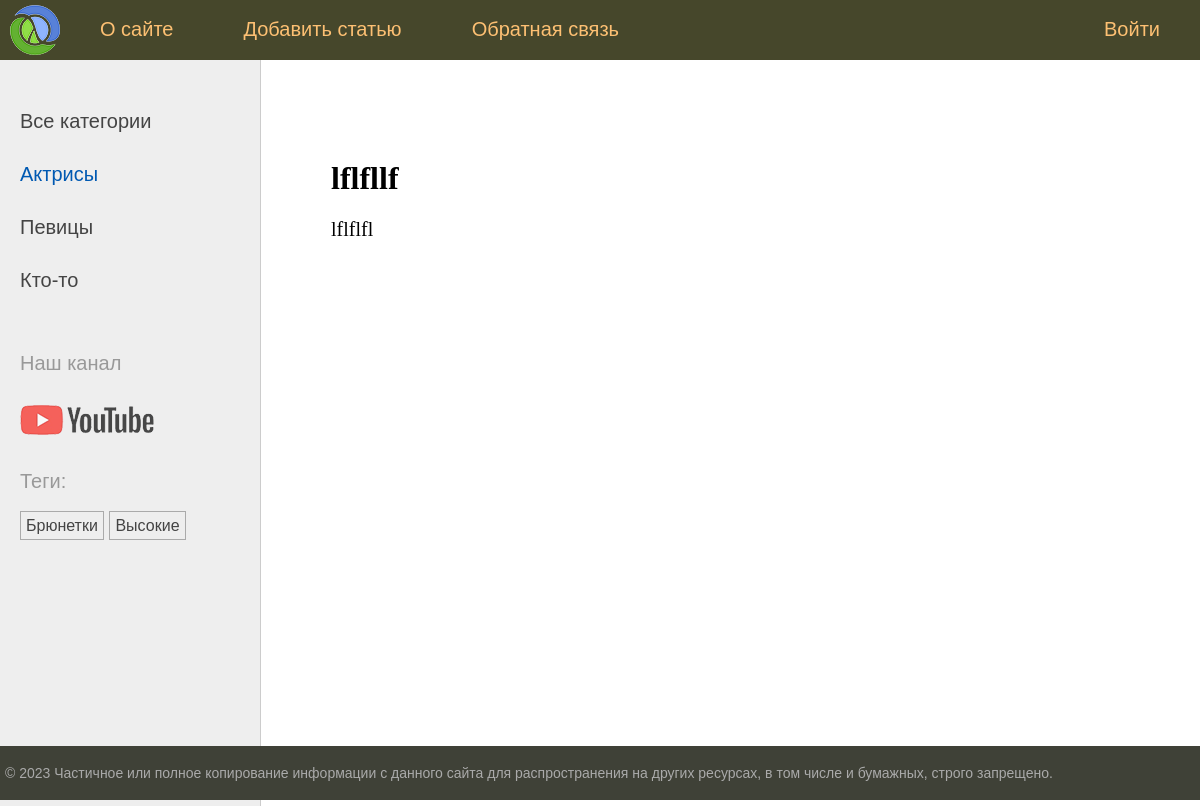
The page /post/lfllflf on the database its author committed.
### human/models.py (models this page shows, shortened)
class Menu(models.Model):
    title = models.CharField(max_length=100, db_index=True, unique=True)
    url_name = models.SlugField(max_length=255, unique=True, db_index=True)
    def get_absolute_url(self):
        if self.url_name == "home":
            return reverse("home")
        elif self.url_name == "about":
            return reverse("about")
        elif self.url_name == "addpage":
            return reverse("addpage")
        elif self.url_name == "login":
            return reverse("login")
        elif self.url_name == "contact":
            return reverse("contact")

class Category(models.Model):
    name = models.CharField(max_length=100, db_index=True, verbose_name="Предназначения")
    slug = models.SlugField(max_length=255, unique=True, db_index=True, verbose_name="Slug")
    def get_absolute_url(self):
        return reverse("category", kwargs={"cat_slug": self.slug})
    class Meta:
        verbose_name = "Категория"
        verbose_name_plural = "Категории"

class TagPost(models.Model):
    tag = models.CharField(max_length=100)
    slug = models.SlugField(max_length=255, unique=True, db_index=True)
    def get_absolute_url(self):
        return reverse("tag", kwargs={"tag_slug": self.slug})

class Human(models.Model):
    class Status(models.IntegerChoices):
        DRAFT = 0, "не опубликован"
        PUBLISH = 1, "Опубликован"
    title = models.CharField(max_length=255, verbose_name="Заголовки")
    slug = models.SlugField(max_length=255, unique=True, db_index=True, verbose_name='Адрес')
    content = models.TextField(blank=True, verbose_name="Контент")
    time_create = models.DateTimeField(auto_now_add=True, verbose_name="Дата создания")
    time_update = models.DateTimeField(auto_now=True, verbose_name="Дата обновления")
    is_published = models.BooleanField(choices=tuple(map(lambda x: (bool(x[0]), x[1]), Status.choices)),
                                       default=Status.DRAFT, verbose_name="Публикация")
    cat = models.ForeignKey("Category", on_delete=models.PROTECT, null=True, related_name="posts",
                            verbose_name="Категория")
    tags = models.ManyToManyField("TagPost", blank=True, related_name="tags", verbose_name="теги")
    husband = models.OneToOneField("Husband", on_delete=models.SET_NULL, null=True,
                                   blank=True, related_name="husband", verbose_name="Мужики")
    objects = models.Manager()
    published = PublishedModel()
    class Meta:
        verbose_name = "Мужики"
        verbose_name_plural = "Мужики"
        ordering = ["-time_create"]
        indexes = [
            models.Index(fields=["-time_create"]),
        ]

### human/views.py (the view)
# urls.py: path("post/<slug:post_slug>", views.show_post, name="post"),
def show_post(request, post_slug):
    post = get_object_or_404(Human, slug=post_slug)
    data = {"title": post.title, "post": post, "cat_selected": 1}
    return render(request, "human/post.html", data)

### human/templatetags/human_tags.py (called while the page is built)
@register.inclusion_tag("human/show_categories.html")
def show_categories(cat_selected=0):
    cats = Category.objects.annotate(total=Count("posts")).filter(total__gt=0).order_by("pk")
    return {"cats": cats, "cat_selected": cat_selected}

@register.inclusion_tag('human/list_tags.html')
def show_all_tags():
    return {"tags": TagPost.objects.annotate(total=Count('tags')).filter(total__gt=0).order_by("pk")}

@register.inclusion_tag('human/menu.html')
def show_menu():
    return {"menu": Menu.objects.all()}

### human/templates/human/post.html (shortened to what this page needs)
{% extends 'base.html' %}
{% block content %}
<h1>{{post.title}}</h1>
{{post.content|linebreaks}}
{% endblock %}

### human/templates/human/menu.html (shortened to what this page needs)
{% if menu %}
    <div class="header">
        <ul id="mainmenu" class="mainmenu">
            <li class="logo"><a href="{% url 'home' %}"><div class="logo"></div></a></li>
            {% for m in menu %}
                {% if 'login' in m.url_name %}
                    <li class="last">
                {% else %}
                    <li>
                {% endif %}
                    <a href="{{ m.get_absolute_url }}">{{ m.title }}</a>
                </li>
            {% endfor %}
        </ul>
    </div>
{% endif %}

### human/templates/human/show_categories.html
{% for cat in cats %}
    {% if cat.id == cat_selected %}
        <li class="selected"> {{ cat.name }}</li>
    {% else %}
        <li><a href="{{ cat.get_absolute_url }}"> {{ cat.name }}</a></li>
    {% endif %}
{%endfor%}

### human/templates/human/list_tags.html
{% if tags %}
    Теги:</p>
    <ul class="tags-list">
        {% for t in tags %}
        <li><a href="{{t.get_absolute_url}}">{{t.tag}}</a></li>
        {% endfor %}
    </ul>
{% endif %}

### human/static/human/css/styles.css (style rules this page uses)
html, body { font-family: 'Arial'; margin: 0; padding: 0; height: 100%; width: 100%; color: #444; }
a { color: #0059b2; text-decoration: none; }
.header { background: #46472b; height: 60px; }
.logo { background: url('../images/logo.png') no-repeat 10px 5px; width: 70px; height: 60px; }
ul.mainmenu { list-style: none; margin: 0; padding: 0; height: 60px; color: #1f9789; font-size: 20px; overflow: hidden; }
ul.mainmenu li { float: left; margin: 18px 40px 0 30px; }
ul.mainmenu li.logo { margin: 0; }
ul.mainmenu li.last { float: right; }
ul.mainmenu li a { color: #fdc073; text-decoration: none; }
.left-chapters ul { width: 230px; margin: 0; padding: 20px 10px 10px 20px; list-style: none; font-size: 20px; }
.left-chapters ul li { margin: 30px 0 0 0; color: #999; }
.left-chapters ul li.selected { color: #0059b2; }
.left-chapters ul li a { color: #444; text-decoration: none; }
ul.tags-list { width: 100%; margin: 0; padding: 0; list-style: none; }
ul.tags-list li { margin: 0; padding: 0 0 10px; display: inline-block; }
ul.tags-list li a { padding: 5px; font-size: 16px; border: 1px solid #aaa; }
.content-text h1 { font-size: 32px; }

### rows shown on the page
Menu: title "О сайте"
Menu: title "Добавить статью"
Menu: title "Обратная связь"
Menu: title "Войти"
Category: name "Актрисы"
Category: name "Певицы"
Category: name "Кто-то"
TagPost: tag "Брюнетки"
TagPost: tag "Высокие"
Human: title "lflfllf", content "lflflfl"
